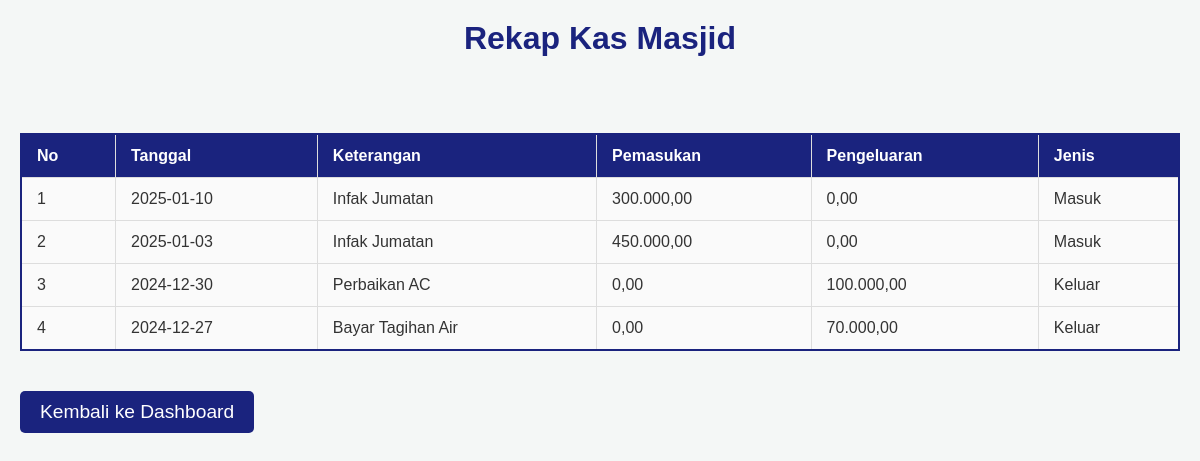
The page /rekap_masjid.php on the database its author committed.
### tables this page shows
CREATE TABLE `kas_masjid` (
  `id_km` int(11) NOT NULL,
  `tgl_km` date NOT NULL,
  `keterangan_km` varchar(200) NOT NULL,
  `masuk` decimal(15,2) DEFAULT 0.00,
  `keluar` decimal(15,2) DEFAULT 0.00,
  `jenis` enum('Masuk','Keluar') NOT NULL,
  `created_at` timestamp NOT NULL DEFAULT current_timestamp(),
  `updated_at` timestamp NOT NULL DEFAULT current_timestamp() ON UPDATE current_timestamp()
);

### rekap_masjid.php (the view, shortened to what this page needs)
<?php
include 'koneksi.php';
$query = "SELECT * FROM kas_masjid ORDER BY tgl_km DESC";
$result = mysqli_query($conn, $query);
?>
<!DOCTYPE html>
<html lang="en">
<head>
    <link rel="stylesheet" href="tabel.css">
</head>
<body>
    <h1>Rekap Kas Masjid</h1>
    </a><br><br>
    <table>
        <thead>
            <tr>
                <th>No</th>
                <th>Tanggal</th>
                <th>Keterangan</th>
                <th>Pemasukan</th>
                <th>Pengeluaran</th>
                <th>Jenis</th>
            </tr>
        </thead>
        <tbody>
            <?php
            $no = 1;
            while ($row = mysqli_fetch_assoc($result)) {
                echo "<tr>";
                echo "<td>" . $no++ . "</td>";
                echo "<td>" . $row['tgl_km'] . "</td>";
                echo "<td>" . $row['keterangan_km'] . "</td>";
                echo "<td>" . number_format($row['masuk'], 2, ',', '.') . "</td>";
                echo "<td>" . number_format($row['keluar'], 2, ',', '.') . "</td>";
                echo "<td>" . $row['jenis'] . "</td>";
                echo "</tr>";
            }
            ?>
        </tbody>
    </table>
    <a href="dashboard.php">
    <button>Kembali ke Dashboard</button>
</body>
</html>

### tabel.css (style rules this page uses)
* { margin: 0; padding: 0; box-sizing: border-box; }
body { font-family: 'Arial', sans-serif; background-color: #f4f7f6; color: #333; margin: 0; padding: 20px; }
h1 { font-size: 2em; color: #1A237E; text-align: center; margin-bottom: 20px; }
table { width: 100%; border-collapse: collapse; margin-top: 20px; border: 2px solid #1A237E; }
th, td { padding: 12px 15px; text-align: left; border: 1px solid #ddd; }
th { background-color: #1A237E; color: #fff; }
td { background-color: #fafafa; }
button { background-color: #1A237E; color: white; padding: 10px 20px; border: none; border-radius: 5px; cursor: pointer; font-size: 1em; }
a { text-decoration: none; font-size: 1.2em; color: #1A237E; }
button, a { display: inline-block; margin: 20px auto; text-align: center; }

### rows shown on the page
kas_masjid: tgl_km "2025-01-10", keterangan_km "Infak Jumatan", masuk "300.000,00", keluar "0,00", jenis "Masuk"
kas_masjid: tgl_km "2025-01-03", keterangan_km "Infak Jumatan", masuk "450.000,00", keluar "0,00", jenis "Masuk"
kas_masjid: tgl_km "2024-12-30", keterangan_km "Perbaikan AC", masuk "0,00", keluar "100.000,00", jenis "Keluar"
kas_masjid: tgl_km "2024-12-27", keterangan_km "Bayar Tagihan Air", masuk "0,00", keluar "70.000,00", jenis "Keluar"
